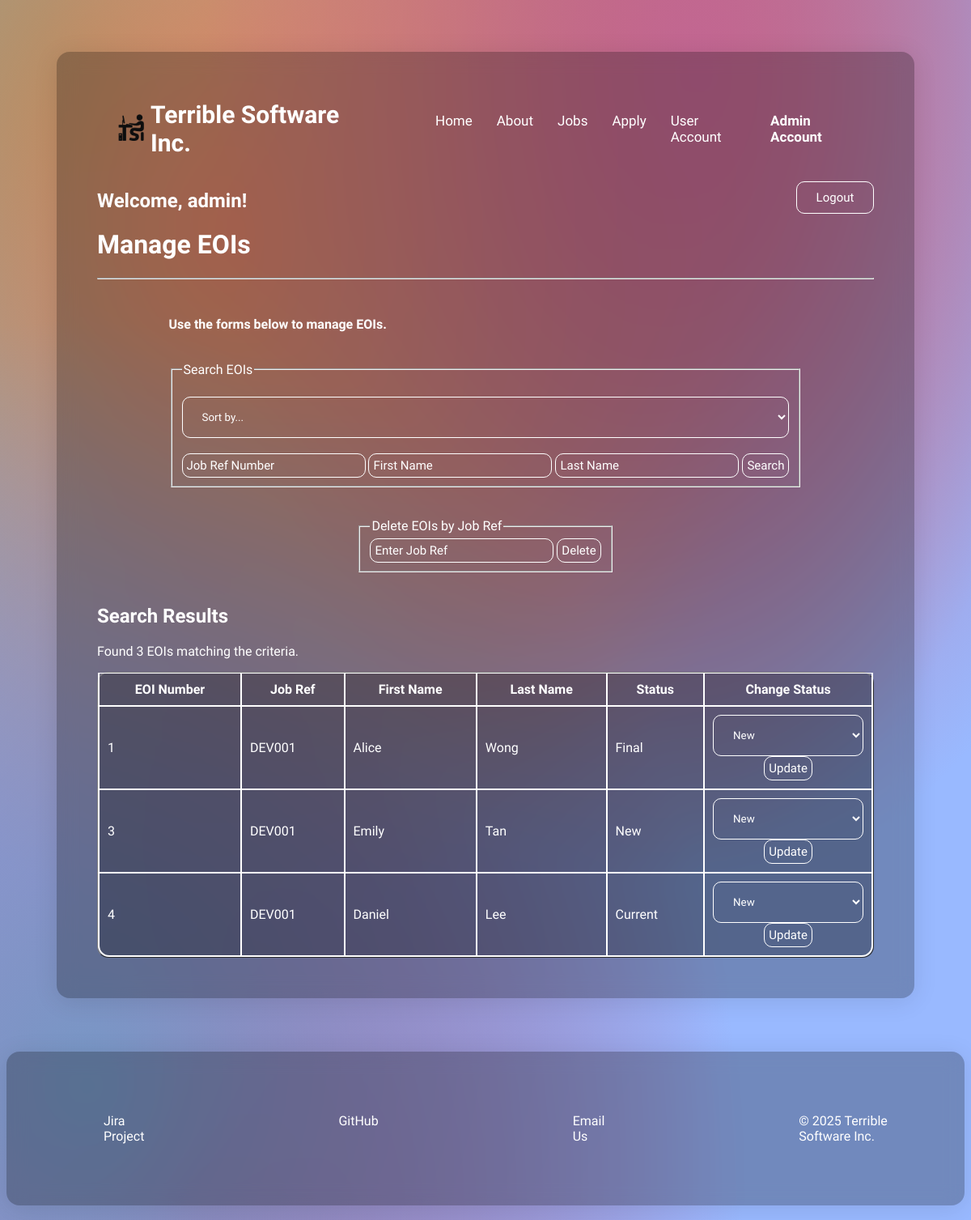
Page /manage.php?job_ref=DEV001 (signed in) on the committed database.
### tables this page shows
CREATE TABLE `eoi` (
  `EOInumber` int(11) NOT NULL,
  `JobReferenceNumber` varchar(10) NOT NULL,
  `FirstName` varchar(20) NOT NULL,
  `LastName` varchar(20) NOT NULL,
  `DOB` date NOT NULL,
  `Gender` varchar(10) NOT NULL,
  `StreetAddress` varchar(40) NOT NULL,
  `Suburb` varchar(40) NOT NULL,
  `State` enum('VIC','NSW','QLD','NT','WA','SA','TAS','ACT') NOT NULL,
  `Postcode` char(4) NOT NULL,
  `Email` varchar(100) NOT NULL,
  `PhoneNumber` varchar(15) NOT NULL,
  `Skill1` varchar(50) DEFAULT NULL,
  `Skill2` varchar(50) DEFAULT NULL,
  `Skill3` varchar(50) DEFAULT NULL,
  `Skill4` varchar(50) DEFAULT NULL,
  `OtherSkills` text DEFAULT NULL,
  `Status` enum('New','Current','Final') DEFAULT 'New'
);

### manage.php (the view, shortened to what this page needs)
<?php
require_once"settings.php";
?>
<!DOCTYPE html>
<html lang="en">
<head>
    <link rel="stylesheet" href="./styles/styles.css">
</head>
<?php
    include"header.inc";
?>
<body class="manage">
    <div class="container">
        <div class="glass-container">
            <button><a href="logout.php">Logout</a></button>
            <h2>Welcome, <?php echo $_SESSION['username']; ?>!</h2>
            <h1>Manage EOIs</h1>
            <hr>
            <div class="content">
                <main class="main">
                    <p>Use the forms below to manage EOIs.</p><br>
                    <form method="GET" action="manage.php">
                        <fieldset>
                            <legend>Search EOIs</legend><br>
                            <select name="sort_by">
                                <option value="">Sort by...</option>
                            </select>
                            <br><br>
                            <input type="text" name="job_ref" placeholder="Job Ref Number">
                            <input type="text" name="first_name" placeholder="First Name">
                            <input type="text" name="last_name" placeholder="Last Name">
                    <input type="submit" value="Search">
                        </fieldset>
                    </form>
                    <br><br>
                    <form method="POST" action="manage.php">
                        <fieldset>
                            <legend>Delete EOIs by Job Ref</legend>
                            <input type="text" name="delete_job_ref" placeholder="Enter Job Ref" required>
                            <input type="submit" name="delete" value="Delete">
                        </fieldset>
                    </form>
                </main>
            </div>
            <?php
            if ($_SERVER["REQUEST_METHOD"] == "GET" && (isset($_GET['job_ref']) || isset($_GET['first_name']) || isset($_GET['last_name']))) {
                $filters = [];
                if (!empty($_GET['job_ref'])) $filters[] = "JobReferenceNumber = '" . mysqli_real_escape_string($conn, $_GET['job_ref']) . "'";
                $where_clause = count($filters) > 0 ? "WHERE " . implode(" AND ", $filters) : "";
                $sort_clause = !empty($_GET['sort_by']) ? "ORDER BY " . $_GET['sort_by'] : "";
                $query = "SELECT * FROM eoi $where_clause $sort_clause";
                $result = mysqli_query($conn, $query);
                if (mysqli_num_rows($result) > 0) {
                    echo "<h2>Search Results</h2>";
                    echo "<p>Found " . mysqli_num_rows($result) . " EOIs matching the criteria.</p>";
                    echo "<table border='1'>
                            <tr>
                                <th>EOI Number</th>
                                <th>Job Ref</th>
                                <th>First Name</th>
                                <th>Last Name</th>
                                <th>Status</th>
                                <th>Change Status</th>
                            </tr>";
                    while ($row = mysqli_fetch_assoc($result)) {
                        echo "<tr>";
                        echo "<td>{$row['EOInumber']}</td>";
                        echo "<td>{$row['JobReferenceNumber']}</td>";
                        echo "<td>{$row['FirstName']}</td>";
                        echo "<td>{$row['LastName']}</td>";
                        echo "<td>{$row['Status']}</td>";
                        echo "<td>
                                <form method='POST' action='manage.php'>
                                    <input type='hidden' name='eoi_number' value='{$row['EOInumber']}'>
                                    <select name='new_status'>
                                        <option value='New'>New</option>
                                        <option value='Current'>Current</option>
                                        <option value='Final'>Final</option>
                                    </select>
                                    <input type='submit' name='update_status' value='Update'>
                                </form>
                            </td>";
                        echo "</tr>";
                    }
                    echo "</table>";
                } else {
                    echo "<p>No EOIs found matching the criteria.</p>";
                }
            }
            ?>
        </div>
    </div>
</body>
<?php
    include "footer.inc"
?>
</html>

### styles/styles.css (style rules this page uses)
* { font-family: 'Quicksand', sans-serif; }
a { color: #ffffff; text-decoration: none; }
.container { display: flex; justify-content: center; min-width: 50vw; max-width: 100vw; }
.glass-container { display: block; min-width: min-content; max-width: 80vw; margin-top: 7vh; margin-bottom: 10px; margin-left: 5px; margin-right: 5px; background: rgba(0, 0, 0, 0.26); padding: 50px; border-radius: 16px; box-shadow: 0 4px 30px rgba(0, 0, 0, 0.1); backdrop-filter: blur(11.6px); opacity: 0; transform: translateY(20px); animation: floatUp 0.5s ease-out forwards; }
.content { display: flex; width: 100%; justify-content: center; }
.main { display: inline-block; padding: 20px; }
.main p { font: bold 35px 'Quicksand', sans-serif; font-size: 16px; line-height: 23px; }
button { margin-top: 10px; width: 100%; height: 40px; font-size: 15px; color: #ffffff; background-color: transparent; border: 1px solid #ffffff; border-radius: 10px; cursor:pointer; transition: all 0.3s ease; }
.manage button { float: right; margin-top: 10px; width: 10%; height: 40px; font-size: 15px; color: #ffffff; background-color: transparent; border: 1px solid #ffffff; border-radius: 10px; cursor:pointer; transition: all 0.3s ease; }
table { border-radius: 14px; background-color: rgba(0, 0, 0, 0.26); border-collapse: separate; border-spacing: 0px; width: 100%; }
td, th { min-width: 40px; border: 1px solid white; padding: 10px; }
tbody > tr:last-child > td, tbody > tr:last-child > th { border-bottom: 2px solid white; }
td:first-child, th:first-child { border-left: 2px solid white; }
td:last-child, th:last-child { border-right: 2px solid white; }
tbody > tr:last-child > td:first-child, tbody > tr:last-child > th:first-child { border-bottom-left-radius: 14px; }
tbody > tr:last-child > td:last-child, tbody > tr:last-child > th:last-child { border-bottom-right-radius: 14px; }
body.manage { color: #ffffff; background-color: #99b9ff; background-image: radial-gradient(at 9% 89%, hsl(215, 41%, 62%) 0px, transparent 50%), radial-gradient(at 72% 6%, hsl(331, 43%, 58%) 0px, transparent 50%), radial-gradient(at 24% 19%, hsl(14, 62%, 63%) 0px, transparent 50%), radial-gradient(at 65% 6%, hsl(6, 41%, 57%) 0px, transparent 50%), radial-gradient(at 20% 98%, hsl(316, 41%, 56%) 0px, transparent 50%), radial-gradient(at 44% 9%, hsl(40, 46%, 62%) 0px, transparent 50%), radial-gradient(at 10% 9%, hsl(76, 28%, 48%) 0px, transparent 50%); min-height: 100vh; }
form { width: 100%; display: flex; justify-content: left; align-items: center; flex-direction: column; }
input { padding: 5px; font-size: 15px; border-radius: 10px; border: 1px solid #ffffff; background-color: transparent; color: #ffffff; }
input::placeholder { color: #ffffff; }
select { width: 100%; padding: 16px 20px; border: 1px solid #ffffff; border-radius: 10px; color: #ffffff; background-color: transparent; }
select option { background-color: rgb(55, 25, 25); }

### rows in the picture
eoi: EOInumber "1", JobReferenceNumber "DEV001", FirstName "Alice", LastName "Wong", Status "Final"
eoi: EOInumber "3", JobReferenceNumber "DEV001", FirstName "Emily", LastName "Tan", Status "New"
eoi: EOInumber "4", JobReferenceNumber "DEV001", FirstName "Daniel", LastName "Lee", Status "Current"

### other values in the picture
$Current_Name "Home"
$Current_Name "About"
$Current_Name "Jobs"
$Current_Name "Apply"
$Current_Name "User Account"
$Current_Name "Admin Account"
$_SESSION['username'] "admin"
mysqli_num_rows($result) "3"
